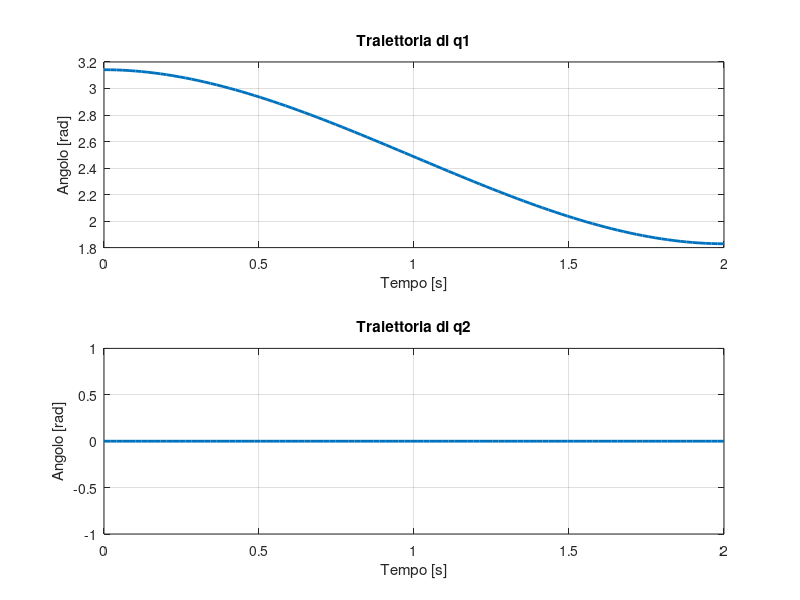
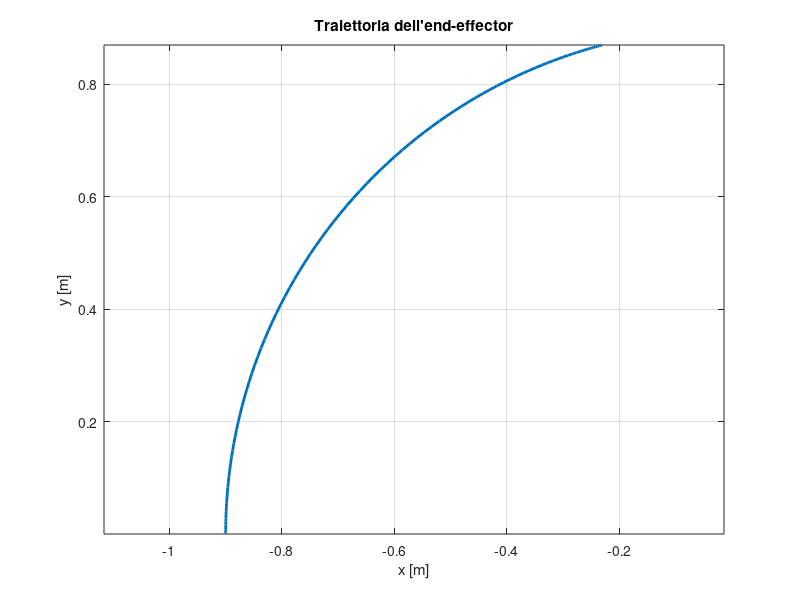

Here is the MATLAB script that generated these plots, in order:
clear all
clc
%scritto da chatgpt 4o
% Parametri
l1 = 0.5;
l2 = 0.4;
v = 0.3;
T = 2;
beta = -20 * pi / 180;
P0 = [-0.8, 1.1];

% Posizione finale dell'obiettivo
Pf = P0 + v * T * [cos(beta), sin(beta)];

% Cinematica inversa per trovare q1f e q2f
x = Pf(1);
y = Pf(2);

% Calcolo del valore per q2
cos_q2 = (x^2 + y^2 - l1^2 - l2^2) / (2 * l1 * l2);

% Assicurarsi che il valore sia compreso tra -1 e 1
if cos_q2 < -1
    cos_q2 = -1;
elseif cos_q2 > 1
    cos_q2 = 1;
end

q2f = acos(cos_q2);
q1f = atan2(y, x) - atan2(l2 * sin(q2f), l1 + l2 * cos(q2f));

% Configurazione iniziale
qs = [pi, 0];

% Traiettorie di polinomi di terzo ordine
t = linspace(0, T, 100);
q1 = pi + (q1f - pi) * (3 * (t / T).^2 - 2 * (t / T).^3);
q2 = 0 + q2f * (3 * (t / T).^2 - 2 * (t / T).^3);

% Tracciare le traiettorie
figure;
subplot(2,1,1);
plot(t, q1, 'LineWidth', 2);
title('Traiettoria di q1');
xlabel('Tempo [s]');
ylabel('Angolo [rad]');
grid on;

subplot(2,1,2);
plot(t, q2, 'LineWidth', 2);
title('Traiettoria di q2');
xlabel('Tempo [s]');
ylabel('Angolo [rad]');
grid on;

% Cinematica diretta per tracciare la traiettoria dell'end-effector
px = l1 * cos(q1) + l2 * cos(q1 + q2);
py = l1 * sin(q1) + l2 * sin(q1 + q2);

figure;
plot(px, py, 'LineWidth', 2);
title('Traiettoria dell''end-effector');
xlabel('x [m]');
ylabel('y [m]');
grid on;
axis equal;
